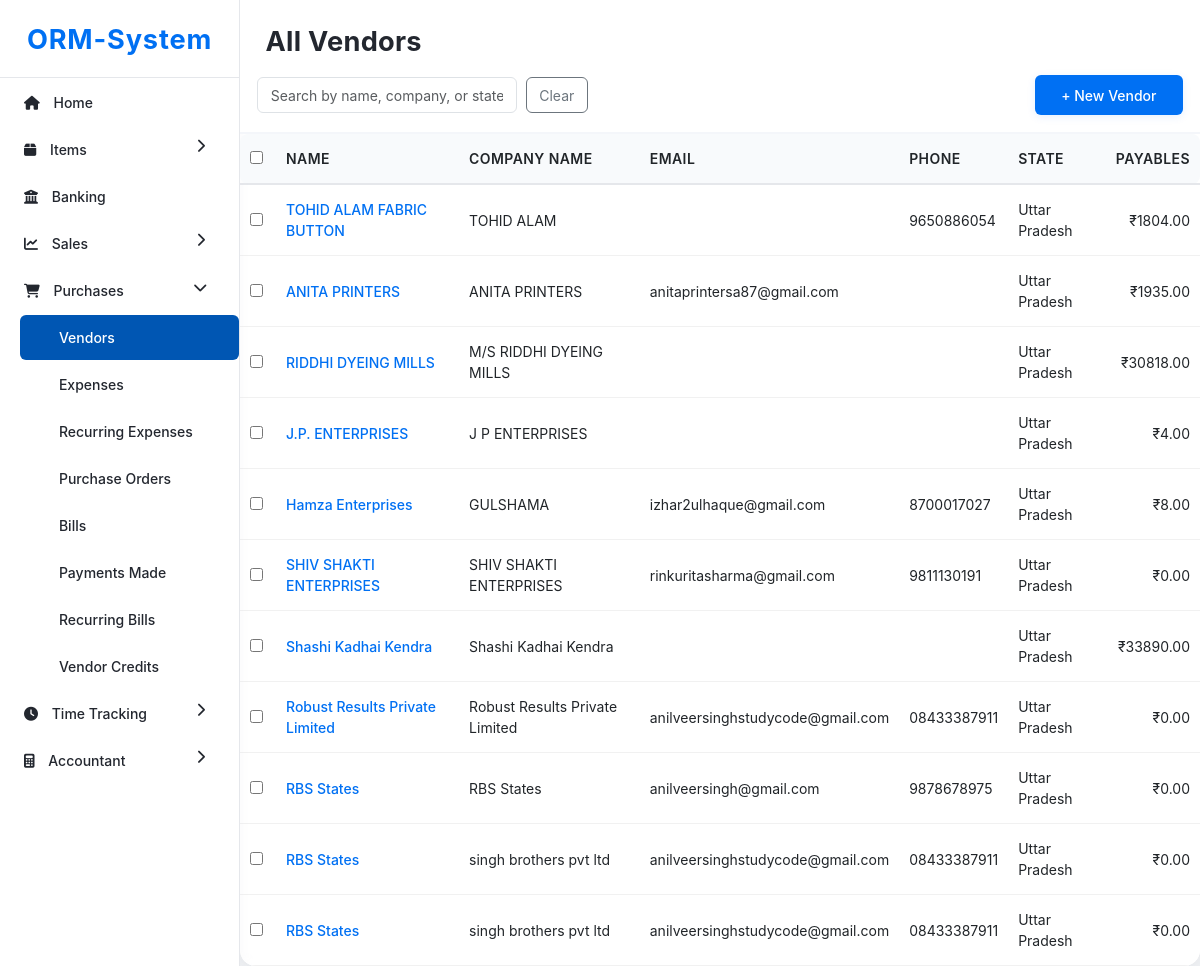
The app's page /vendors/ with its own data.
### dashboard/models.py (models this page shows, shortened)
class Vendor(models.Model):
    name = models.CharField(max_length=255)
    company_name = models.CharField(max_length=255)
    email = models.CharField(max_length=50, null=True, blank=True)
    phone = models.CharField(max_length=15, null=True, blank=True)
    state = models.CharField(max_length=20)
    payables = models.IntegerField()
    address = models.TextField(null=True, blank=True)
    primary_contact = models.CharField(max_length=255, null=True, blank=True)
    gstin = models.CharField(max_length=30, null=True, blank=True)
    billing_address = models.TextField(null=True, blank=True)
    billing_city = models.CharField(max_length=100, null=True, blank=True)
    billing_state = models.CharField(max_length=100, null=True, blank=True)
    billing_zip = models.CharField(max_length=20, null=True, blank=True)
    shipping_address = models.TextField(null=True, blank=True)
    shipping_city = models.CharField(max_length=100, null=True, blank=True)
    shipping_state = models.CharField(max_length=100, null=True, blank=True)
    shipping_zip = models.CharField(max_length=20, null=True, blank=True)
    bank_account_number = models.CharField(max_length=50, null=True, blank=True)
    bank_ifsc = models.CharField(max_length=20, null=True, blank=True)
    bank_name = models.CharField(max_length=100, null=True, blank=True)

### dashboard/views.py (the view)
# urls.py: path('vendors/', views.vendors, name='vendors'),
def vendors(request):
    vendors = Vendor.objects.all()
    context = {"vendors": vendors}
    return render(request, 'dashboard/vendors.html', context)

### dashboard/templates/dashboard/vendors.html (shortened to what this page needs)
{% extends 'dashboard/base.html' %}
{% block main_content %}
<div class="main-content-fixed page-content">
    <div class="container-fluid vendors-header-bar">
        <div class="d-flex justify-content-between align-items-center mb-3 m-4">
            <h3 class="page-title">All Vendors</h3>
        </div>
        <div class="filter-bar d-flex align-items-center gap-2 mb-3 mx-3">
            <input type="text" class="form-control" id="vendorSearch" placeholder="Search by name, company, or state..." style="max-width: 260px;">
            <button class="btn btn-outline-secondary" id="clearSearch" type="button">Clear</button>
            <a href="{% url 'new_vendor' %}" class="btn btn-new px-4 py-2 ms-auto">+ New Vendor</a>
        </div>
    </div>
    <div class="container-fluid vendors-table-scroll" style="min-height:0;">
        <table id="vendorsTable" class="table align-middle table-hover mb-0" style="min-width:900px;">
            <thead class="sticky-top">
                <tr>
                    <th style="width:36px; background:#f8fafc;"> <input type="checkbox" /> </th>
                    <th style="background:#f8fafc;">NAME</th>
                    <th style="background:#f8fafc;">COMPANY NAME</th>
                    <th style="background:#f8fafc;">EMAIL</th>
                    <th style="background:#f8fafc;">PHONE</th>
                    <th style="background:#f8fafc;">STATE</th>
                    <th style="background:#f8fafc;" class="text-end">PAYABLES</th>
                </tr>
            </thead>
            <tbody>
                {% for vendor in vendors %}
                <tr class="hover-row">
                    <td><input type="checkbox" /></td>
                    <td><a href="{% url 'vendor_detail' vendor.id %}" class="link-text">{{ vendor.name }}</a></td>
                    <td>{{ vendor.company_name }}</td>
                    <td>{{ vendor.email }}</td>
                    <td>{{ vendor.phone }}</td>
                    <td>{{ vendor.state }}</td>
                    <td class="text-end">₹{{ vendor.payables|floatformat:2 }}</td>
                </tr>
                {% empty %}
                <tr><td colspan="7" class="text-center text-muted">No vendors found.</td></tr>
                {% endfor %}
            </tbody>
        </table>
    </div>
</div>
{% endblock main_content %}

### dashboard/static/css/style.css (style rules this page uses)
body { margin: 0; font-family: Arial, sans-serif; background-color: #f9fafb; }
.table td, .table th { vertical-align: middle; font-size: 14px; }
.link-text { color: #0070f3; font-weight: 500; cursor: pointer; }
.btn-new { background-color: #00aaff; color: white; }

### dashboard/templates/dashboard/base.html (style rules this page uses)
html, body { font-family: 'Inter', 'Segoe UI', 'Roboto', 'Helvetica Neue', Arial, sans-serif; font-size: 17px; color: #23272f; }
h1, h2, h3, h4, h5, h6 { font-family: 'Inter', 'Segoe UI', 'Roboto', 'Helvetica Neue', Arial, sans-serif; font-weight: 700; color: #1a1a1a; letter-spacing: 0.01em; }
.page-title { margin-left: 0; margin-top: 0; margin-bottom: 0.5rem; font-size: 1.6rem; font-weight: 700; color: #23272f; padding-left: 0; }
@media (min-width: 992px) { .page-title { margin-left: 0; padding-left: 0; } }
.btn, .form-control, .form-select { font-size: 1.08rem; border-radius: 6px; }
table { font-size: 1.04rem; }
input, select, textarea { font-size: 1.05rem; }

### dashboard/templates/dashboard/vendors.html (style rules this page uses)
html, body { height: 100%; overflow: hidden; margin: 0; padding: 0; background: #f4f6fa; }
.main-content-fixed { height: 100vh; display: flex; flex-direction: column; margin: 0; padding: 0; }
.vendors-header-bar { flex-shrink: 0; background: #fff; border-bottom: 2px solid #f4f6fa; margin: 0; padding: 0 0 0 0; position: sticky; top: 0; z-index: 10; }
.filter-bar { display: flex; gap: 14px; margin-bottom: 0; align-items: center; padding: 0 0 0 0; }
.filter-bar input { max-width: 220px; font-size: 1.05rem; }
.btn-new { background-color: #0070f3; color: white; font-weight: 500; border-radius: 6px; font-size: 1.08rem; box-shadow: 0 2px 8px #0070f31a; transition: background 0.18s, box-shadow 0.18s, color 0.18s; }
.vendors-table-scroll { flex: 1 1 auto; overflow-y: auto; background: #fff; border-radius: 0 0 16px 16px; box-shadow: 0 4px 32px rgba(0,0,0,0.10); margin: 0; padding: 0; }
.table thead th { background: #f8fafc; font-weight: 600; letter-spacing: 0.03em; border-bottom: 2px solid #e5e7eb; position: sticky; top: 0; z-index: 2; font-size: 1.08rem; }
.table td, .table th { vertical-align: middle; font-size: 1.08rem; padding: 14px 10px; }
.link-text { color: #0070f3; font-weight: 500; cursor: pointer; text-decoration: none; }
.table td { border-bottom: 1px solid #f1f1f1; }
.table th:first-child, .table td:first-child { border-radius: 8px 0 0 8px; }
.table th:last-child, .table td:last-child { border-radius: 0 8px 8px 0; }
.page-content, .vendors-table-scroll, .table-wrapper, .table td, .table th, .link-text, .action-btns, .btn, .form-control, .form-select, .btn-new, .filter-icon, .hover-row, .vendors-header-bar, .main-content-fixed { font-size: 14px !important; }
.page-title { margin: 0 !important; padding: 0 !important; font-size: 1.6rem; font-weight: 700; color: #23272f; }

### records on screen
Vendor: name "TOHID ALAM FABRIC BUTTON", company_name "TOHID ALAM", phone "9650886054", state "Uttar Pradesh", payables "1804.00"
Vendor: name "ANITA PRINTERS", company_name "ANITA PRINTERS", email "anitaprintersa87@gmail.com", state "Uttar Pradesh", payables "1935.00"
Vendor: name "RIDDHI DYEING MILLS", company_name "M/S RIDDHI DYEING MILLS", state "Uttar Pradesh", payables "30818.00"
Vendor: name "J.P. ENTERPRISES", company_name "J P ENTERPRISES", state "Uttar Pradesh", payables "4.00"
Vendor: name "Hamza Enterprises", company_name "GULSHAMA", email "izhar2ulhaque@gmail.com", phone "8700017027", state "Uttar Pradesh", payables "8.00"
Vendor: name "SHIV SHAKTI ENTERPRISES", company_name "SHIV SHAKTI ENTERPRISES", email "rinkuritasharma@gmail.com", phone "9811130191", state "Uttar Pradesh", payables "0.00"
Vendor: name "Shashi Kadhai Kendra", company_name "Shashi Kadhai Kendra", state "Uttar Pradesh", payables "33890.00"
Vendor: name "Robust Results Private Limited", company_name "Robust Results Private Limited", email "anilveersinghstudycode@gmail.com", phone "08433387911", state "Uttar Pradesh", payables "0.00"
Vendor: name "RBS States", company_name "RBS States", email "anilveersingh@gmail.com", phone "9878678975", state "Uttar Pradesh", payables "0.00"
Vendor: name "RBS States", company_name "singh brothers pvt ltd", email "anilveersinghstudycode@gmail.com", phone "08433387911", state "Uttar Pradesh", payables "0.00"
Vendor: name "RBS States", company_name "singh brothers pvt ltd", email "anilveersinghstudycode@gmail.com", phone "08433387911", state "Uttar Pradesh", payables "0.00"
